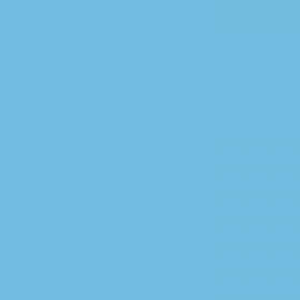
//> input picture pintu/background.png, 300 x 300 px
$ ./pintu   (built with g++ and OpenCV 4)
//> lines starting //> are read from the running program, lines starting //| are printed output that depends on the picture
#include <stdio.h>
#include <string.h>
#include <math.h>
#include "cv.h"
#include "highgui.h"

IplImage *img_background;
IplImage *img_p1;
IplImage *img_p2;
IplImage *img_p3;
IplImage *img_p4;

int mpt[4][4] = { 0 };

int main() {
    img_background = cvLoadImage(".//..//background.png");
//> img_background is the input picture: 300 rows x 300 cols, CV_8UC3; mean B, G, R 225.6, 188, 114
    img_p1 = cvLoadImage(".//..//1.png");
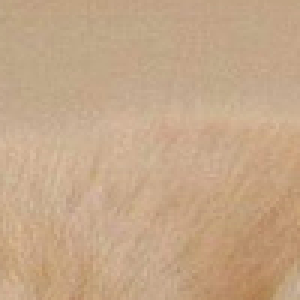
//> input picture pintu/1.png, 100 x 100 px (shown 3 times larger)
//> img_p1 is the input picture: 100 rows x 100 cols, CV_8UC3; mean B, G, R 136, 166.6, 196.8
    img_p2 = cvLoadImage(".//..//2.png");
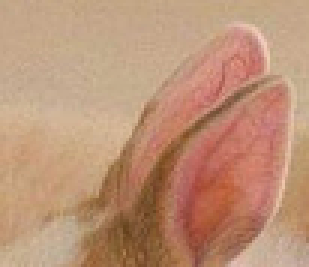
//> input picture pintu/2.png, 103 x 89 px (shown 3 times larger)
//> img_p2 is the input picture: 89 rows x 103 cols, CV_8UC3; mean B, G, R 117.9, 145.8, 188.8
    img_p3 = cvLoadImage(".//..//3.png");
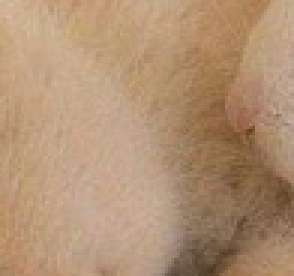
//> input picture pintu/3.png, 98 x 92 px (shown 3 times larger)
//> img_p3 is the input picture: 92 rows x 98 cols, CV_8UC3; mean B, G, R 115.4, 145.1, 177.7
    img_p4 = cvLoadImage(".//..//4.png");
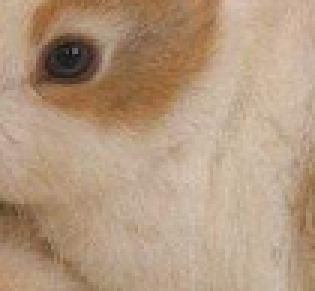
//> input picture pintu/4.png, 105 x 97 px (shown 3 times larger)
//> img_p4 is the input picture: 97 rows x 105 cols, CV_8UC3; mean B, G, R 127.8, 152.9, 179.4
    cvNamedWindow("pintu", 1);
    mpt[0][0] = 2;
    mpt[1][0] = 1;
    mpt[0][1] = 3;
    while (1) {
        img_background = cvLoadImage(".//..//background.png");

        for (int i = 0; i < 2; i++) {
            for (int j = 0; j < 2; j++) {
                int px = i * 100;
                int py = j * 100;
                if (mpt[i][j] == 1) {
                    for (int x = 0; x < img_p1->height; x++)
                    {
                        for (int y = 0; y < img_p1->width; y++)
                        {

                            int r, g, b;
                            r = CV_IMAGE_ELEM(img_p1, uchar, y, 3 * x);
                            g = CV_IMAGE_ELEM(img_p1, uchar, y, 3 * x + 1);
                            b = CV_IMAGE_ELEM(img_p1, uchar, y, 3 * x + 2);
                            CV_IMAGE_ELEM(img_background, uchar, (y + py), 3 * (x + px)) = r;
                            CV_IMAGE_ELEM(img_background, uchar, (y + py), 3 * (x + px) + 1) = g;
                            CV_IMAGE_ELEM(img_background, uchar, (y + py), 3 * (x + px) + 2) = b;

                        }
                    }
                }
                else if (mpt[i][j] == 2) {
                    for (int x = 0; x < img_p2->height; x++)
                    {
                        for (int y = 0; y < img_p2->width; y++)
                        {

                            int r, g, b;
                            r = CV_IMAGE_ELEM(img_p2, uchar, y, 3 * x);
                            g = CV_IMAGE_ELEM(img_p2, uchar, y, 3 * x + 1);
                            b = CV_IMAGE_ELEM(img_p2, uchar, y, 3 * x + 2);
                            CV_IMAGE_ELEM(img_background, uchar, (y + py), 3 * (x + px)) = r;
                            CV_IMAGE_ELEM(img_background, uchar, (y + py), 3 * (x + px) + 1) = g;
                            CV_IMAGE_ELEM(img_background, uchar, (y + py), 3 * (x + px) + 2) = b;

                        }
                    }
                }
                else if (mpt[i][j] == 3) {
                    for (int x = 0; x < img_p3->height; x++)
                    {
                        for (int y = 0; y < img_p3->width; y++)
                        {

                            int r, g, b;
                            r = CV_IMAGE_ELEM(img_p3, uchar, y, 3 * x);
                            g = CV_IMAGE_ELEM(img_p3, uchar, y, 3 * x + 1);
                            b = CV_IMAGE_ELEM(img_p3, uchar, y, 3 * x + 2);
                            CV_IMAGE_ELEM(img_background, uchar, (y + py), 3 * (x + px)) = r;
                            CV_IMAGE_ELEM(img_background, uchar, (y + py), 3 * (x + px) + 1) = g;
                            CV_IMAGE_ELEM(img_background, uchar, (y + py), 3 * (x + px) + 2) = b;

                        }
                    }
                }
            }
        }
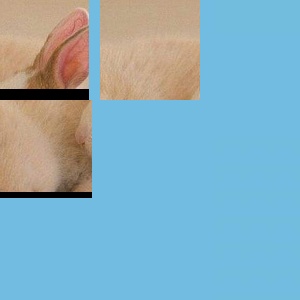
//> img_background: 300 rows x 300 cols, CV_8UC3; mean B, G, R 191.6, 174.5, 133.8
        cvShowImage("pintu", img_background);
        int key = cvWaitKey(100);
//> the Esc key is pressed
        if (key == 'w') {
            int x = 0;
            int y = 0;
            for (int i = 0; i < 2; i++) {
                for (int j = 0; j < 2; j++) {
                    if (mpt[i][j] == 0) {
                        x = i;
                        y = j;
                    }
                }
            }
            if (x > 0) {
                int temp = mpt[x][y];
                mpt[x][y] = mpt[x - 1][y];
                mpt[x - 1][y] = temp;
                //swap(mpt[x][y], mpt[x - 1][y]);
            }
        }
        else if (key == 'a') {
            int x = 0;
            int y = 0;
            for (int i = 0; i < 2; i++) {
                for (int j = 0; j < 2; j++) {
                    if (mpt[i][j] == 0) {
                        x = i;
                        y = j;
                    }
                }
            }
            if (y > 0) {
                int temp = mpt[x][y];
                mpt[x][y] = mpt[x][y-1];
                mpt[x][y-1] = temp;
                //swap(mpt[x][y], mpt[x - 1][y]);
            }
        }
        else if (key == 's') {
            int x = 0;
            int y = 0;
            for (int i = 0; i < 2; i++) {
                for (int j = 0; j < 2; j++) {
                    if (mpt[i][j] == 0) {
                        x = i;
                        y = j;
                    }
                }
            }
            if (x < 1) {
                int temp = mpt[x][y];
                mpt[x][y] = mpt[x + 1][y];
                mpt[x + 1][y] = temp;
                //swap(mpt[x][y], mpt[x - 1][y]);
            }
        }
        else if (key == 'd') {
            int x = 0;
            int y = 0;
            for (int i = 0; i < 2; i++) {
                for (int j = 0; j < 2; j++) {
                    if (mpt[i][j] == 0) {
                        x = i;
                        y = j;
                    }
                }
            }
            if (y < 1) {
                int temp = mpt[x][y];
                mpt[x][y] = mpt[x][y + 1];
                mpt[x][y + 1] = temp;
                //swap(mpt[x][y], mpt[x - 1][y]);
            }
        }
    }
    return 0;
}
